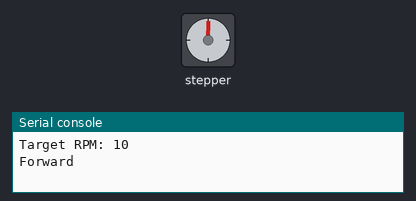
Bench run of a program on a simulated Raspberry Pi Pico running MicroPython. Parts: stepper motor, the last lines printed to the serial console. At 15.0 s the program stops and its outputs stay as they are.

Above: at 0.15 s.
At 3.15 s:
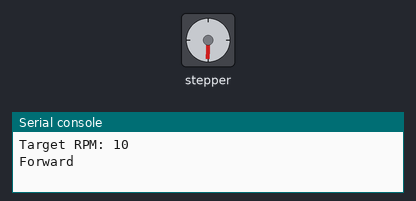
At 6.1 s:
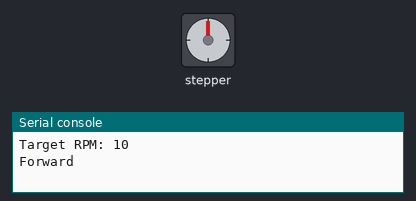
At 14.57 s:
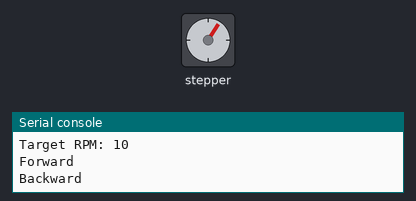
Timing chart, 0 to 16.5 s (numbered marks = the images above):
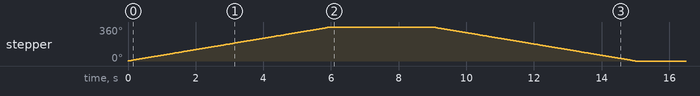

The program:

move_motor.py
```python
from machine import Pin
from time import sleep, sleep_us

DIR = Pin(17, Pin.OUT)
STEP = Pin(16, Pin.OUT)

STEPS_PER_REV = 200
TARGET_RPM = 10

# Time between steps for target RPM
STEP_DELAY_US = int(60_000_000 / (STEPS_PER_REV * TARGET_RPM))


def move(steps, direction):

    DIR.value(direction)

    for i in range(steps):

        STEP.value(1)
        sleep_us(5)

        STEP.value(0)
        sleep_us(STEP_DELAY_US - 5)


print("Target RPM:", TARGET_RPM)
print("Forward")

# One full revolution
move(200, 1)

sleep(3)

print("Backward")

# One full revolution
move(200, 0)

print("Done")
```

Measured:
- by itself, stepper: turns 360° clockwise in 6.0 s, then 360° counter-clockwise in 6.0 s
